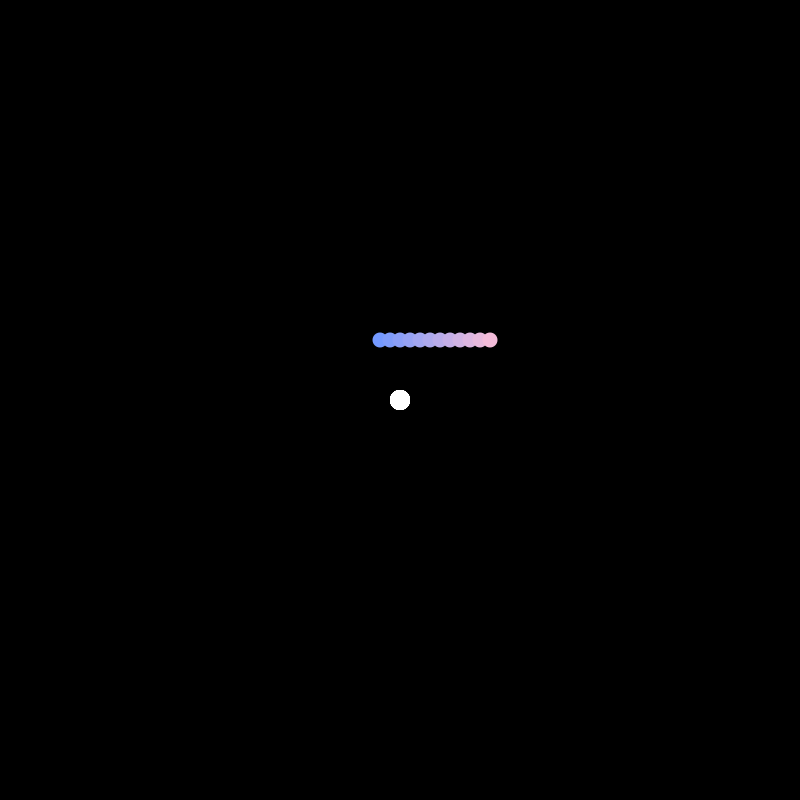
Frame 1 (no input)
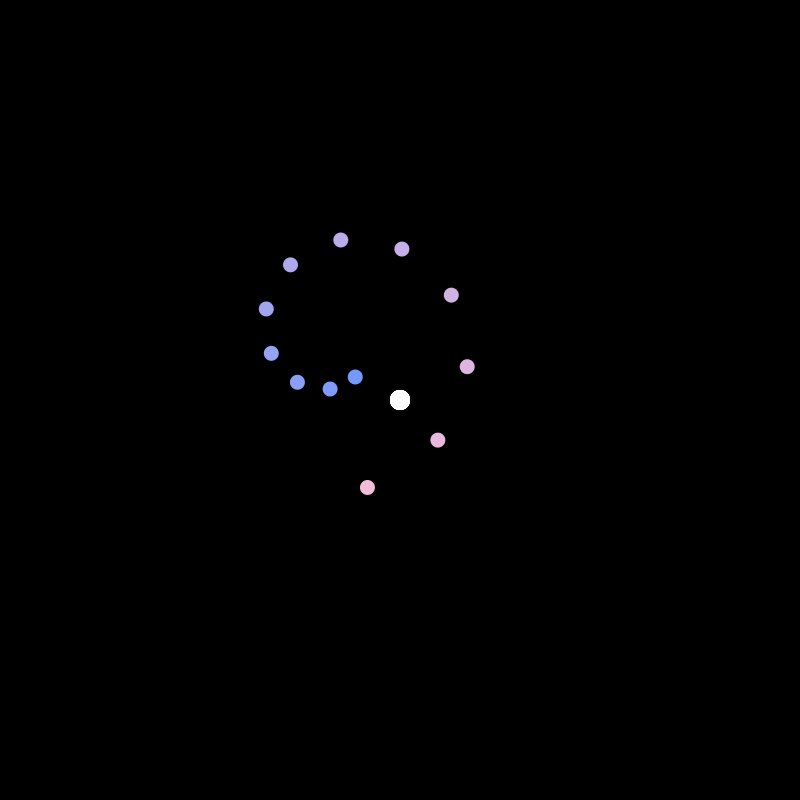
Frame 60 (the mouse pressed at the canvas centre just before this capture)
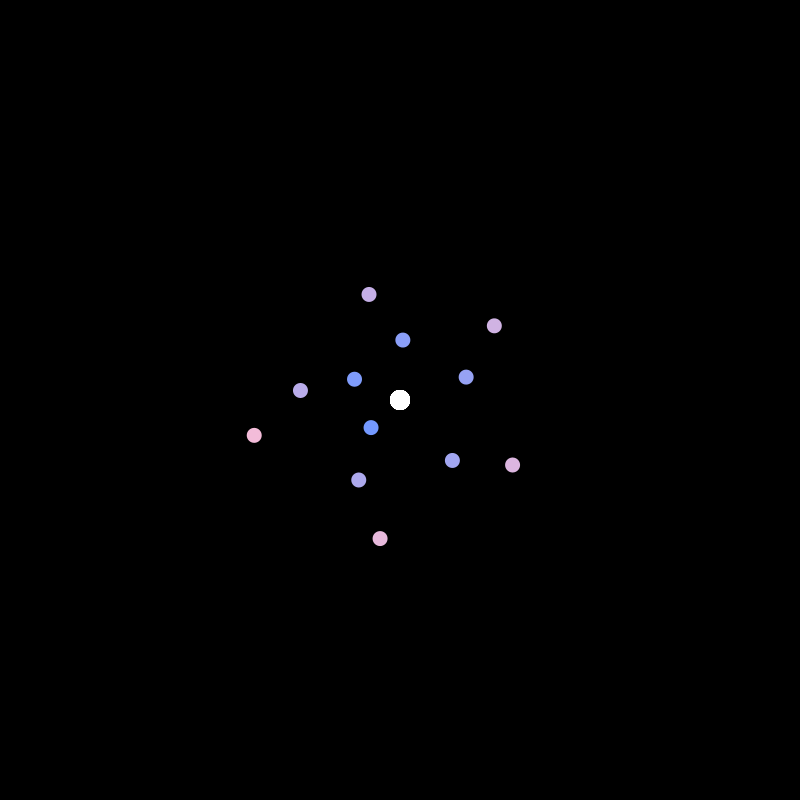
Frame 120 (the mouse held since frame 60 and released just before this capture)

The Processing sketch that drew these frames (run headless with seeded random() and noise(); from frame 60 on, the mouse is pressed at the canvas centre):

// Processing sketch: follower_tug_away
// ── follower_tug_away.pde
int numCircles = 12;
float[] angles = new float[numCircles];
float[] radii = new float[numCircles];
float[] speed = new float[numCircles];
//RED = fill(255, 0, 0); 

float centerX, centerY;

void setup() {
  size(800, 800);
  surface.setResizable(true);
  noCursor();
  
  centerX = width / 2;  
  centerY = height / 2; 
  
  for (int i = 0; i < numCircles; i++) {
    angles[i] = 0;
    radii[i] = 40 + 10 * i;
    speed[i] = 0.02 + 0.01 * i;  
  }
}

void draw() {
  background(0);
 
  // where the followers are being pulled  
  float tempTargetX = mouseX;
  float tempTargetY = mouseY;
  
  // positioning loop   
  for (int i = 0; i < numCircles; i++) {

    // calculate and change current position 
    float followerX = lerp(centerX, tempTargetX, 0.15) + cos(angles[i]) * radii[i];
    float followerY = lerp(centerY, tempTargetY, 0.15) + sin(angles[i]) * radii[i];
    angles[i] += speed[i];
    
    // colour and visual setting
    fill(map(i, 0, numCircles, 116, 255), map(i, 0, numCircles, 153, 192), 255 - map(i, 0, numCircles, 0, 41));
    noStroke();
    ellipse(followerX, followerY, 15, 15); 
    
  fill(255, 255, 255); 
  ellipse(centerX, centerY, 20, 20);
  noStroke();
  }
}
